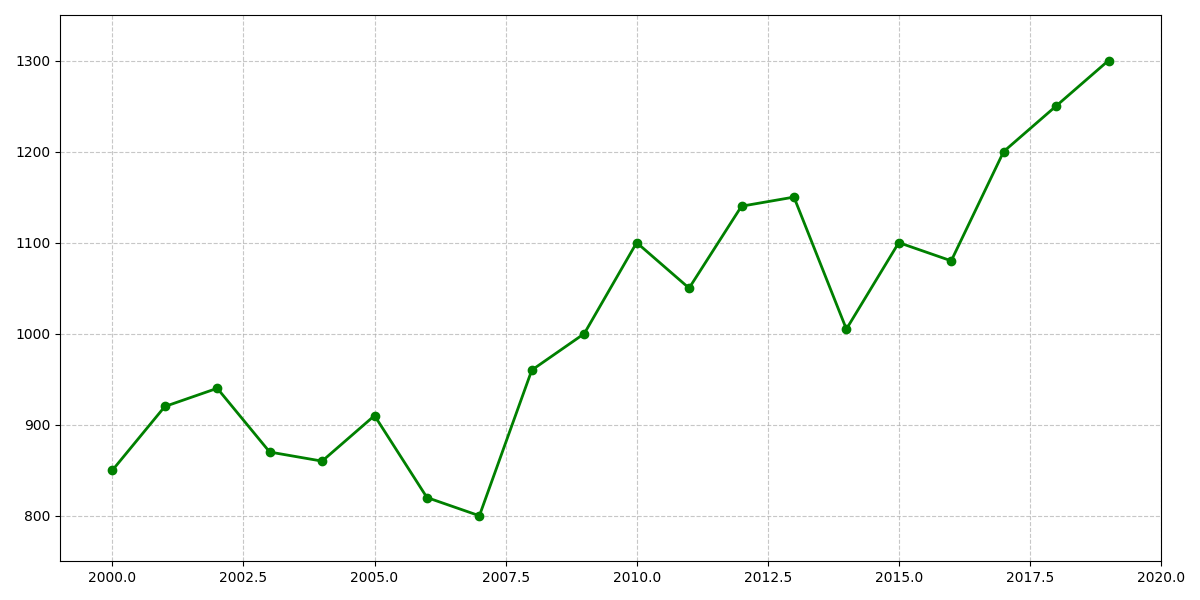

This figure's Python source:
import matplotlib.pyplot as plt
import numpy as np

years = np.arange(2000, 2020)
rainfall = np.array([850, 920, 940, 870, 860, 910, 820, 800, 960, 1000, 
                     1100, 1050, 1140, 1150, 1005, 1100, 1080, 1200, 1250, 1300])

fig, ax = plt.subplots(figsize=(12, 6))

ax.plot(years, rainfall, color='green', linewidth=2, marker='o')

ax.set_xlim(1999, 2020)
ax.set_ylim(750, 1350)
ax.grid(True, linestyle='--', alpha=0.7)

plt.tight_layout()
plt.show()
